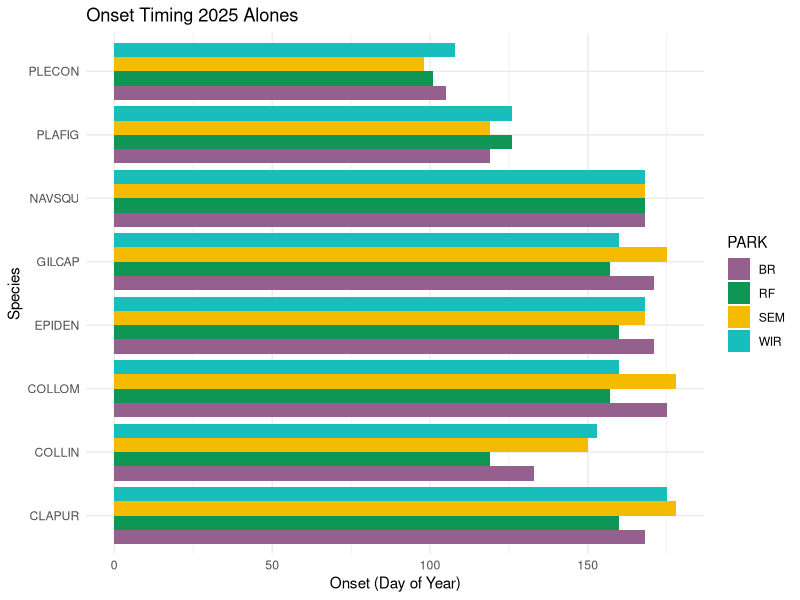
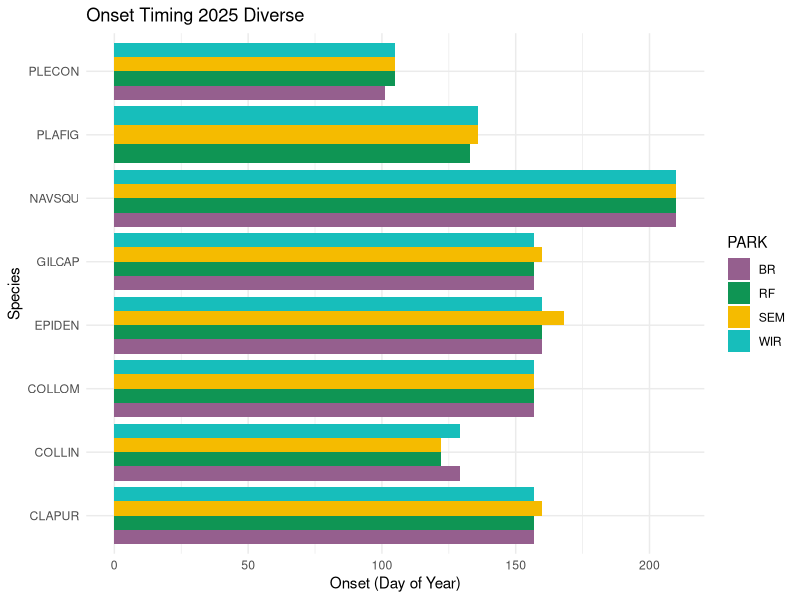

R code for these plots, in order:
library(tidyverse)
library(lubridate)

setwd("C:/Users/hmcLD/OneDrive/Desktop/Diez_Lab_Parks_Project")

pheno_25 <- read.csv("Data/2025/25_phenology.csv")


park_colors <- c(
  "BR"  = "#955F8E",  # red
  "RF"  = "#0F9554",  # green
  "WIR" = "#17BEBB",  # blue
  "SEM" = "#F5BB00"   # yellow
)

#data cleaning/wrangling

pheno_25 <- pheno_25 %>%
  mutate(Date = mdy(Date),
         doy = yday(Date))

pheno_25$Value[is.na(pheno_25$Value)] <- 0

#alones
alones_25 <- pheno_25 %>%
  filter(PLOT == "ALONE")

new_rows_alone <- expand_grid(
  PARK = c("BR", "RF", "SEM", "WIR"),
  PLOT = "ALONE",                
  SPECIES = c("GILCAP", "EPIDEN", "NAVSQU"),
  Date = as.Date("2025-07-29"),
  Phenophase = c("B", "FL", "FR", "V"),
  doy = yday(Date)) %>%
  mutate(Value = if_else(Phenophase == "FL", 1, 0))

alones_25 <- bind_rows(alones_25, new_rows_alone)

#diverse
diverse_25 <- pheno_25 %>%
  filter(PLOT == "DIVERSE")

new_rows_diverse <- expand_grid(
  PARK = c("BR", "RF", "SEM", "WIR"),
  PLOT = "DIVERSE",                
  SPECIES = c("GILCAP", "EPIDEN", "NAVSQU"),
  Date = as.Date("2025-07-29"),
  Phenophase = c("B", "FL", "FR", "V"),
  doy = yday(Date)) %>%
  mutate(Value = if_else(Phenophase == "FL", 1, 0))

diverse_25 <- bind_rows(diverse_25, new_rows_diverse)

onset_alone <- alones_25 %>% 
  filter(Value != 0 & Phenophase == "FL") %>%
  group_by(PARK, SPECIES) %>%
  summarise(onset = min(doy))
  
ggplot(onset_alone, aes(x = onset, y = SPECIES, fill = PARK)) +
  geom_col(position = "dodge") +
  scale_fill_manual(values = park_colors) +
  labs(
    x = "Onset (Day of Year)",
    y = "Species",
    title = "Onset Timing 2025 Alones"
  ) +
  theme_minimal() 

onset_diverse <- diverse_25 %>% 
  filter(Value != 0 & Phenophase == "FL") %>%
  group_by(PARK, SPECIES) %>%
  summarise(onset = min(doy))

ggplot(onset_diverse, aes(x=onset, y=SPECIES, fill = PARK)) +
  geom_col(position = "dodge") + 
  scale_fill_manual(values = park_colors) +
  labs(
    x = "Onset (Day of Year)",
    y = "Species",
    title = "Onset Timing 2025 Diverse"
  ) +
  theme_minimal() 

#Can't use NAVSQU for onset in diverse

#July29 - last day of BR data collection (end day for EPIDEN, NAVSQU, GILCAP)
